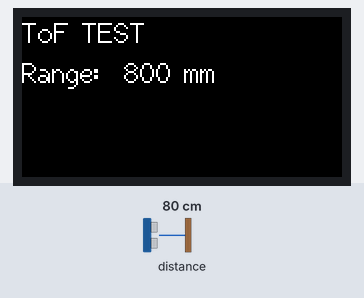
The sketch below on a simulated ESP32. Parts: 160×80 colour display. The test bench sets the inputs (shaded band); at power-on: distance to the obstacle 80 cm.

Above: at 1.3 s.
1.4 s: distance to the obstacle set to 2 cm
At 2.0 s:
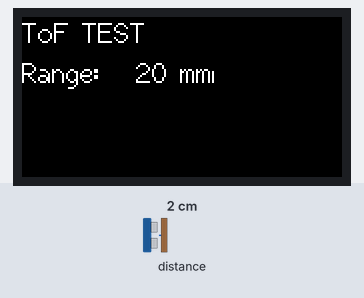
2.9 s: distance to the obstacle set to 4 cm
At 3.3 s:
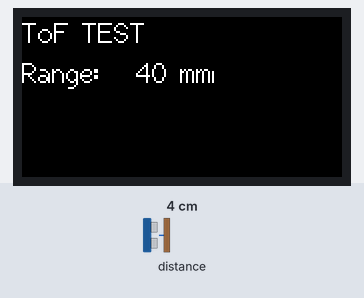
5.9 s: distance to the obstacle set to 9 cm
At 6.8 s:
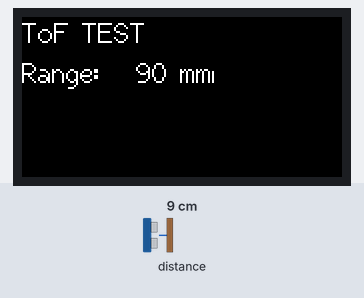
Timing chart, 0 to 8.9 s (numbered marks = the images above; inputs shaded):
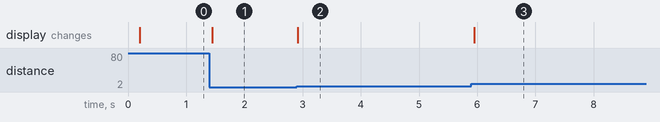

The sketch:

m5_tof_unit.ino
```cpp
/* This example shows how to use continuous mode to take
range measurements with the VL53L0X. It is based on
vl53l0x_ContinuousRanging_Example.c from the VL53L0X API.

The range readings are in units of mm. */

#include <M5StickC.h>
#include <Wire.h>
#include <VL53L0X.h>

VL53L0X sensor;

void setup() {
  // put your setup code here, to run once:
  M5.begin();
  M5.Lcd.setRotation(3);
  M5.Lcd.fillScreen(BLACK);
  M5.Lcd.setCursor(0, 0, 2);
  M5.Lcd.println("ToF TEST");

  Serial.begin(115200);
  Wire.begin(32,33); // M5StickC ToF UNIT

  sensor.setTimeout(500);
  if (!sensor.init())
  {
    Serial.println("Failed to detect and initialize sensor!");
    while (1) {}
  }

  // Start continuous back-to-back mode (take readings as
  // fast as possible).  To use continuous timed mode
  // instead, provide a desired inter-measurement period in
  // ms (e.g. sensor.startContinuous(100)).
  sensor.startContinuous();
}

void loop() {
  // put your main code here, to run repeatedly:
  uint16_t range = sensor.readRangeContinuousMillimeters();
  M5.Lcd.setCursor(0, 20, 2);
  M5.Lcd.printf("Range: %4d mm", range);
  if (sensor.timeoutOccurred())
  {
    Serial.print(" TIMEOUT");
  }

  delay(10);
}
```

Measured:
- after the input at 1.4 s, the display: changes after 0.05 s (image 1)
- after the input at 2.9 s, the display: changes at once (image 2)
- after the input at 5.9 s, the display: changes after 0.05 s (image 3)
